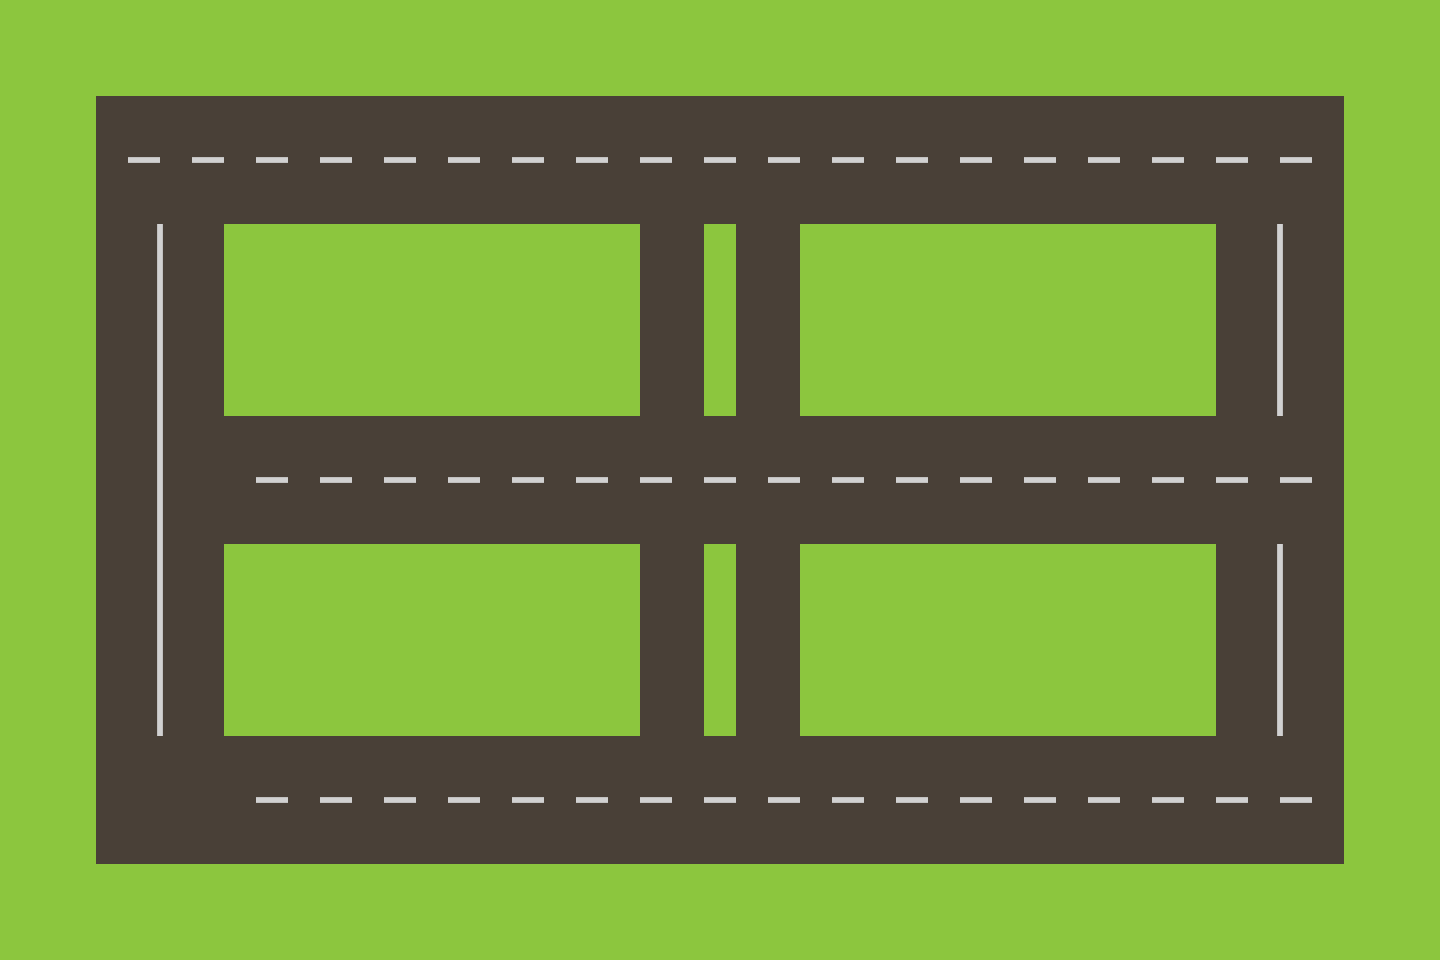

A 2D game scene composited from a Tiled map and its tileset images. What follows is a short description and the map's XML, with each tile layer's data collapsed to a summary:
An orthogonal 45x30 tile map with 32x32 px tiles, 1 tile layer (bg) and 1 object (startPoint).

<map version="1.0" orientation="orthogonal" width="45" height="30" tilewidth="32" tileheight="32">
 <tileset firstgid="1" name="mapTexture" tilewidth="32" tileheight="32">
  <image source="mapTexture.png" />
 </tileset>
 <layer name="bg" width="45" height="30">
  <data>[1350 cells, 1350 non-empty, 17 distinct tile ids]</data>
 </layer>
 <objectgroup name="obj" width="45" height="30">
  <object name="startPoint" x="224" y="819" width="41" height="24" />
 </objectgroup>
</map>